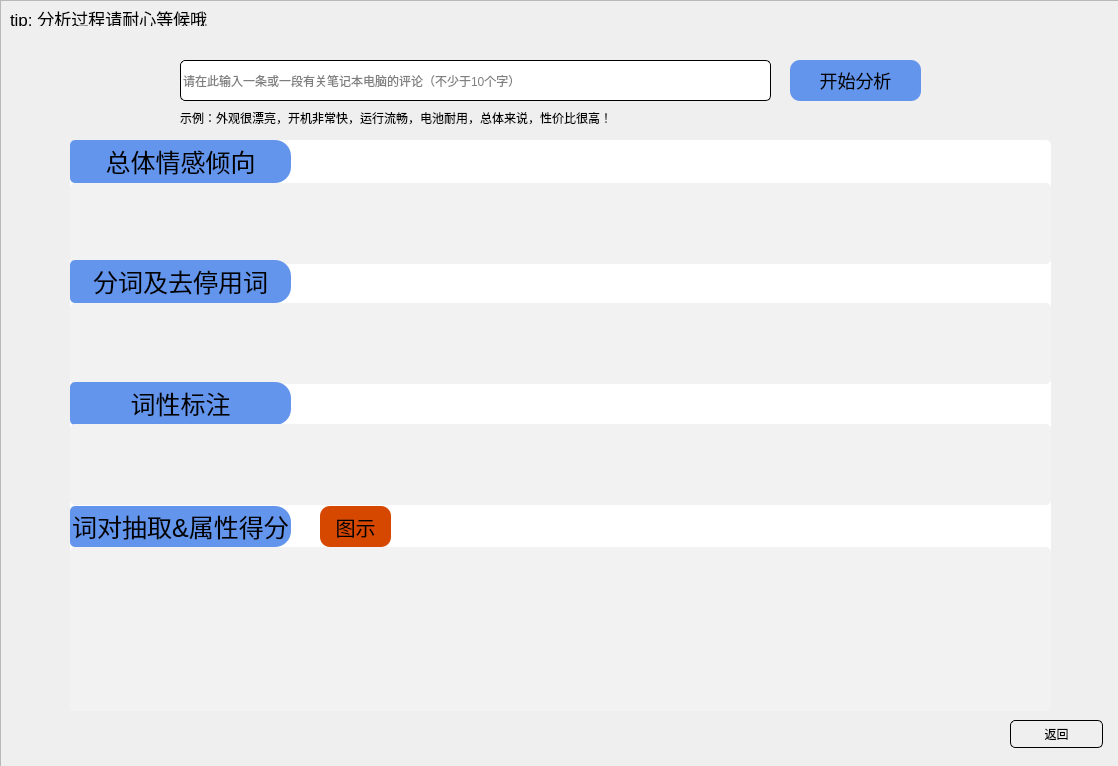
<?xml version="1.0" encoding="UTF-8"?>
<ui version="4.0">
 <class>CommentAnalysis</class>
 <widget class="QDialog" name="CommentAnalysis">
  <property name="geometry">
   <rect>
    <x>0</x>
    <y>0</y>
    <width>1118</width>
    <height>766</height>
   </rect>
  </property>
  <property name="windowTitle">
   <string>Dialog</string>
  </property>
  <widget class="QFrame" name="frameCommentAnalysis">
   <property name="geometry">
    <rect>
     <x>0</x>
     <y>0</y>
     <width>1121</width>
     <height>771</height>
    </rect>
   </property>
   <property name="styleSheet">
    <string notr="true">#labelWarn {
	font-size: 22px;
	color: red
}</string>
   </property>
   <property name="frameShape">
    <enum>QFrame::StyledPanel</enum>
   </property>
   <property name="frameShadow">
    <enum>QFrame::Raised</enum>
   </property>
   <widget class="QLineEdit" name="lineEditComment">
    <property name="geometry">
     <rect>
      <x>180</x>
      <y>60</y>
      <width>591</width>
      <height>41</height>
     </rect>
    </property>
    <property name="styleSheet">
     <string notr="true">QLineEdit {
	border: 1px solid;
	border-radius: 5px;
	border-style: outset;
}</string>
    </property>
    <property name="placeholderText">
     <string>请在此输入一条或一段有关笔记本电脑的评论（不少于10个字）</string>
    </property>
   </widget>
   <widget class="QFrame" name="frameAnalysisResult">
    <property name="geometry">
     <rect>
      <x>70</x>
      <y>140</y>
      <width>981</width>
      <height>571</height>
     </rect>
    </property>
    <property name="styleSheet">
     <string notr="true">QFrame {
	background-color: white;
	border-radius: 5px;
}
QLabel {
	background: #6495ED;
	font-size: 25px;
	font-family: &quot;KaiTi&quot;;
	border-top-right-radius: 16%;
	border-bottom-right-radius: 16%
}</string>
    </property>
    <property name="frameShape">
     <enum>QFrame::StyledPanel</enum>
    </property>
    <property name="frameShadow">
     <enum>QFrame::Raised</enum>
    </property>
    <widget class="QTextBrowser" name="textBrowserGeneral">
     <property name="geometry">
      <rect>
       <x>0</x>
       <y>43</y>
       <width>981</width>
       <height>81</height>
      </rect>
     </property>
     <property name="font">
      <font>
       <pointsize>16</pointsize>
       <weight>50</weight>
       <bold>false</bold>
      </font>
     </property>
     <property name="styleSheet">
      <string notr="true">QTextBrowser{
background:#F2F2F2
}</string>
     </property>
    </widget>
    <widget class="QLabel" name="labelGeneralEmotion">
     <property name="geometry">
      <rect>
       <x>0</x>
       <y>0</y>
       <width>221</width>
       <height>43</height>
      </rect>
     </property>
     <property name="styleSheet">
      <string notr="true"/>
     </property>
     <property name="text">
      <string>总体情感倾向</string>
     </property>
     <property name="alignment">
      <set>Qt::AlignCenter</set>
     </property>
    </widget>
    <widget class="QLabel" name="labelSegment">
     <property name="geometry">
      <rect>
       <x>0</x>
       <y>120</y>
       <width>221</width>
       <height>43</height>
      </rect>
     </property>
     <property name="styleSheet">
      <string notr="true"/>
     </property>
     <property name="text">
      <string>分词及去停用词</string>
     </property>
     <property name="alignment">
      <set>Qt::AlignCenter</set>
     </property>
    </widget>
    <widget class="QTextBrowser" name="textBrowserSegment">
     <property name="geometry">
      <rect>
       <x>0</x>
       <y>163</y>
       <width>981</width>
       <height>81</height>
      </rect>
     </property>
     <property name="font">
      <font>
       <pointsize>16</pointsize>
       <weight>50</weight>
       <bold>false</bold>
      </font>
     </property>
     <property name="styleSheet">
      <string notr="true">QTextBrowser{
background:#F2F2F2
}</string>
     </property>
    </widget>
    <widget class="QLabel" name="labelPostagger">
     <property name="geometry">
      <rect>
       <x>0</x>
       <y>242</y>
       <width>221</width>
       <height>43</height>
      </rect>
     </property>
     <property name="styleSheet">
      <string notr="true"/>
     </property>
     <property name="text">
      <string>词性标注</string>
     </property>
     <property name="alignment">
      <set>Qt::AlignCenter</set>
     </property>
    </widget>
    <widget class="QTextBrowser" name="textBrowserPostagger">
     <property name="geometry">
      <rect>
       <x>0</x>
       <y>284</y>
       <width>981</width>
       <height>81</height>
      </rect>
     </property>
     <property name="font">
      <font>
       <pointsize>16</pointsize>
       <weight>50</weight>
       <bold>false</bold>
      </font>
     </property>
     <property name="styleSheet">
      <string notr="true">QTextBrowser{
background:#F2F2F2
}</string>
     </property>
    </widget>
    <widget class="QLabel" name="labelRuleAndScore">
     <property name="geometry">
      <rect>
       <x>0</x>
       <y>366</y>
       <width>221</width>
       <height>41</height>
      </rect>
     </property>
     <property name="styleSheet">
      <string notr="true"/>
     </property>
     <property name="text">
      <string>词对抽取&amp;属性得分</string>
     </property>
     <property name="alignment">
      <set>Qt::AlignCenter</set>
     </property>
    </widget>
    <widget class="QTextBrowser" name="textBrowserRuleAndScore">
     <property name="geometry">
      <rect>
       <x>0</x>
       <y>407</y>
       <width>981</width>
       <height>165</height>
      </rect>
     </property>
     <property name="font">
      <font>
       <pointsize>16</pointsize>
       <weight>50</weight>
       <bold>false</bold>
      </font>
     </property>
     <property name="styleSheet">
      <string notr="true">QTextBrowser{
background:#F2F2F2
}</string>
     </property>
    </widget>
    <widget class="QPushButton" name="buttonShowDiaGram">
     <property name="geometry">
      <rect>
       <x>250</x>
       <y>366</y>
       <width>71</width>
       <height>41</height>
      </rect>
     </property>
     <property name="styleSheet">
      <string notr="true">QPushButton {
	font-size: 20px;
    font-style: bold;
	background: rgb(214, 71, 0);
    border-style: outset;
    border-radius: 10px;
}
QPushButton:pressed {
	background: #BEBEBE;
}</string>
     </property>
     <property name="text">
      <string>图示</string>
     </property>
    </widget>
    <widget class="QPushButton" name="buttonTendency">
     <property name="geometry">
      <rect>
       <x>250</x>
       <y>1</y>
       <width>71</width>
       <height>41</height>
      </rect>
     </property>
     <property name="styleSheet">
      <string notr="true">#buttonTendency {
	font-size: 20px;
    font-style: bold;
	background: #FFF;
    border-style: outset;
    border-radius: 10px;
}</string>
     </property>
     <property name="text">
      <string/>
     </property>
    </widget>
   </widget>
   <widget class="QPushButton" name="buttonAnalyse">
    <property name="geometry">
     <rect>
      <x>790</x>
      <y>60</y>
      <width>131</width>
      <height>41</height>
     </rect>
    </property>
    <property name="styleSheet">
     <string notr="true">QPushButton {
	font-size: 18px;
    font-style: bold;
    background: #6495ED;
    border-style: outset;
    border-radius: 10px;
}
QPushButton:pressed {
	background: #BEBEBE;
}</string>
    </property>
    <property name="text">
     <string>开始分析</string>
    </property>
   </widget>
   <widget class="QPushButton" name="buttonReturn">
    <property name="geometry">
     <rect>
      <x>1010</x>
      <y>720</y>
      <width>93</width>
      <height>28</height>
     </rect>
    </property>
    <property name="styleSheet">
     <string notr="true">QPushButton {
	border: 1px solid;
	border-radius: 5px;
}</string>
    </property>
    <property name="text">
     <string>返回</string>
    </property>
   </widget>
   <widget class="QLabel" name="labelExample">
    <property name="geometry">
     <rect>
      <x>180</x>
      <y>110</y>
      <width>561</width>
      <height>16</height>
     </rect>
    </property>
    <property name="styleSheet">
     <string notr="true">QLabel {
	font-style: bold;
}</string>
    </property>
    <property name="text">
     <string>示例：外观很漂亮，开机非常快，运行流畅，电池耐用，总体来说，性价比很高！</string>
    </property>
   </widget>
   <widget class="QLabel" name="labelTip">
    <property name="geometry">
     <rect>
      <x>10</x>
      <y>10</y>
      <width>231</width>
      <height>16</height>
     </rect>
    </property>
    <property name="styleSheet">
     <string notr="true">QLabel {
	font-size: 17px;
	font-family: &quot;KaiTi&quot;
}</string>
    </property>
    <property name="text">
     <string>tip: 分析过程请耐心等候哦</string>
    </property>
   </widget>
  </widget>
 </widget>
 <resources/>
 <connections/>
</ui>
